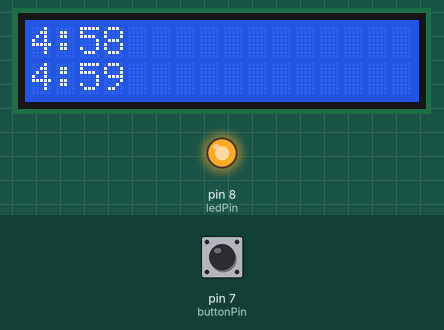
A sketch run on a simulated Arduino Uno, built with avr-gcc and run on an emulated ATmega328P. Shown: 16×2 character LCD, output pins drawn as LEDs (lit = HIGH). The test bench sets the inputs (shaded band); at power-on: pin 7 (buttonPin) LOW.

Above: at 1.6 s.
1.7 s: pin 7 (buttonPin) pulled HIGH for 0.15 s
At 3.5 s:
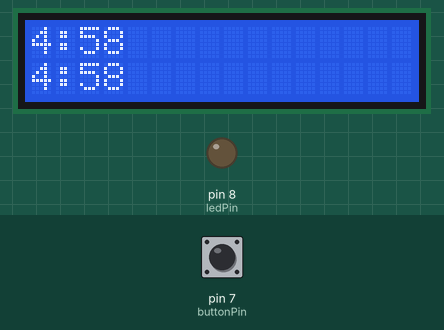
4.8 s: pin 7 (buttonPin) pulled HIGH for 1 s
At 5.9 s:
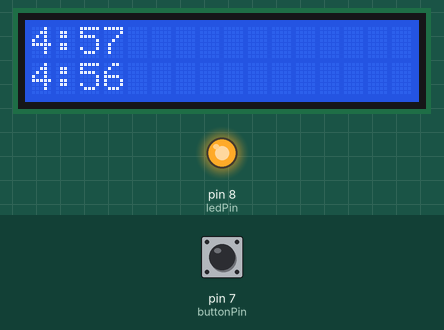
7.6 s: pin 7 (buttonPin) pulled HIGH for 0.15 s
At 9.2 s:
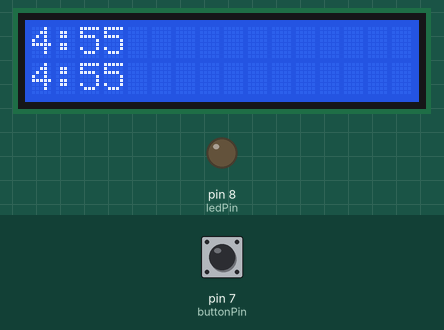
10.7 s: pin 7 (buttonPin) pulled HIGH for 1 s
At 12.1 s:
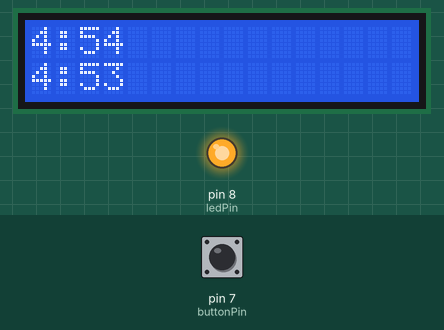
Timing chart, 0 to 13.7 s (numbered marks = the images above; inputs shaded):
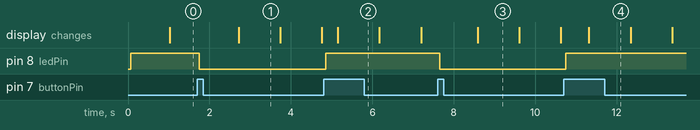

The sketch:

DebouncechessClock3.ino
```cpp
#include <LiquidCrystal.h>
LiquidCrystal lcd (5, 4, 3, 2, 1, 0);
const int buttonPin = 7;    // the number of the pushbutton pin
const int ledPin = 8;      // the number of the LED pin
// Variables will change:
int ledState = HIGH;         // the current state of the output pin
int buttonState;             // the current reading from the input pin
int lastButtonState = LOW;   // the previous reading from the input pin
unsigned long lastDebounceTime = 0;  // the last time the output pin was toggled
unsigned long debounceDelay = 50;    // the debounce time; increase if the output flickers

  double whiteTime = 300000;
  int whiteMinutes = 0;
  int whiteSeconds = 0;
  double whiteLastCheck = millis();
  double blackTime = 300000;
  int blackMinutes = 0;
  int blackSeconds = 0;
  double blackLastCheck = millis();
  bool isWhiteTurn = true;
  bool gameOver = false;
void setup() {
  //Serial.begin(9600);
  lcd.begin(16, 2);
  lcd.setCursor(0, 0);
  pinMode(buttonPin, INPUT);
  pinMode(ledPin, OUTPUT);
  UpdateWhiteTime();
  UpdateBlackTime();

  //int whiteButtonState = 0;
  //int blackButtonState = 0;
}
void loop() {
  int reading = digitalRead(buttonPin);
    //Serial.println(ledState);

  if (reading != lastButtonState) {

    lastDebounceTime = millis();
  }
  if ((millis() - lastDebounceTime) > debounceDelay) {
    // whatever the reading is at, it's been there for longer
    // than the debounce delay, so take it as the actual current state:

    // if the button state has changed:
    if (reading != buttonState) {
      buttonState = reading;

      // only toggle the LED if the new button state is HIGH
      if (buttonState == HIGH) {
        ledState = !ledState;
      }
    }
  }// set the LED:
  digitalWrite(ledPin, ledState);
  if(ledState==1){
    StartWhiteTurn ();
       // Serial.println("White");
    UpdateWhiteTime();
  } else if(ledState==0){
    StartBlackTurn ();
       // Serial.println("Black");
    UpdateBlackTime();
  }
lastButtonState = reading;
}
void UpdateWhiteTime() {
  lcd.setCursor(0, 0);
      //Serial.println("White");
  whiteTime -= ((millis() - whiteLastCheck));
  whiteLastCheck = millis();
  if (whiteTime <= 0) {
    gameOver = true;
    lcd.print("LOSE");
    return;
  }
  whiteMinutes = floor(whiteTime / 60000);
  whiteSeconds = floor(whiteTime / 1000) - whiteMinutes * 60;
  lcd.print(whiteMinutes);
  lcd.print(":");
  if (whiteSeconds < 10) {
    lcd.print(0);
  }
  lcd.print(whiteSeconds);
}// end printWait
void UpdateBlackTime() {
  lcd.setCursor(0, 1);
      //Serial.println("Black");
  blackTime -= ((millis() - blackLastCheck));
  blackLastCheck = millis();
  if (blackTime <= 0) {
    gameOver = true;
    lcd.print("LOSE");
    return;
  }
  blackMinutes = floor(blackTime / 60000);
  blackSeconds = floor(blackTime / 1000) - blackMinutes * 60;
  lcd.print(blackMinutes);
  lcd.print(":");
  if (blackSeconds < 10) {
    lcd.print(0);
  }
  lcd.print(blackSeconds);
}// end printWait
void StartWhiteTurn () {
  if (isWhiteTurn) {
    return;
  }
  isWhiteTurn = true;
  whiteLastCheck = millis();
} // end StartWhiteTurn
void StartBlackTurn () {
  if (!isWhiteTurn) {
    return;
  }
  isWhiteTurn = false;
  blackLastCheck = millis();
} // end StartBlackTurn
```

Measured:
- after the input at 1.7 s, pin 8 (ledPin): HIGH → LOW after 0.05 s
- after the input at 4.8 s, pin 8 (ledPin): LOW → HIGH after 0.05 s
- after the input at 7.6 s, pin 8 (ledPin): HIGH → LOW after 0.05 s
- after the input at 10.7 s, pin 8 (ledPin): LOW → HIGH after 0.05 s
- what the display in image 1 shows lasts 1.0 s, from 2.7 s to 3.7 s
